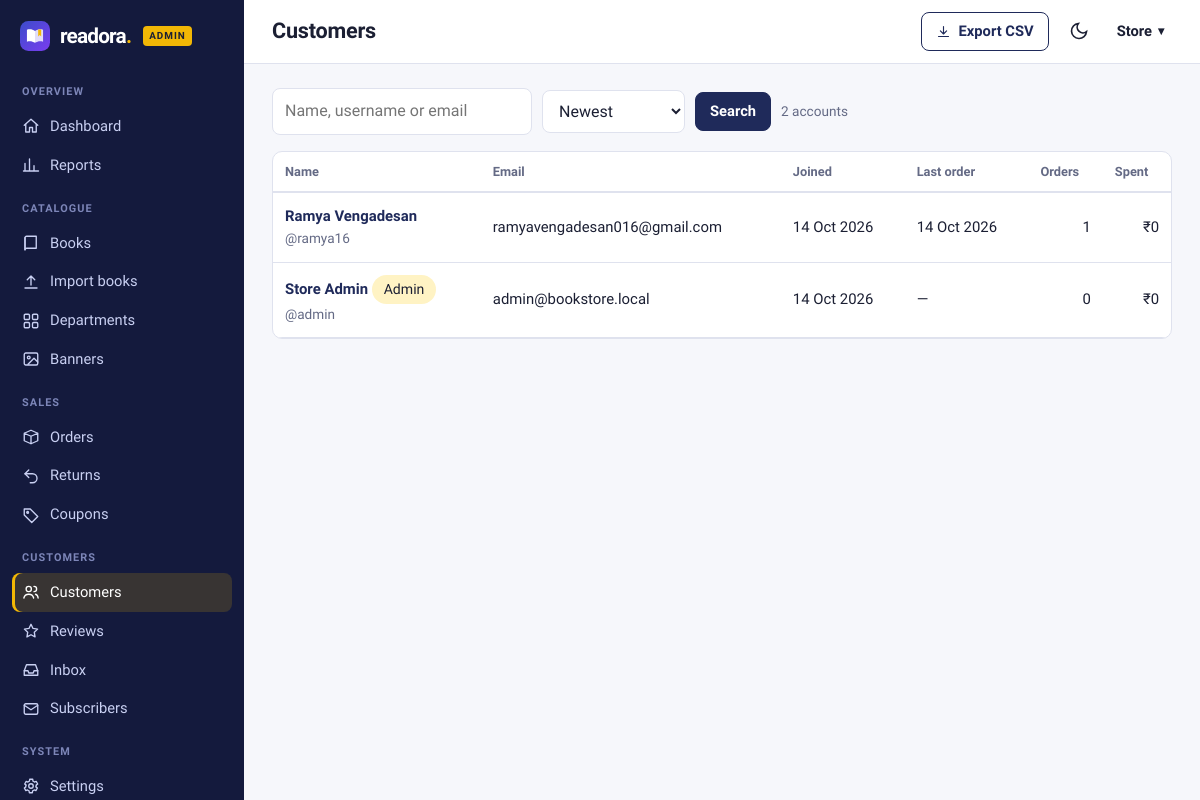
/admin/users (signed in), run on an earlier commit of the app's database.
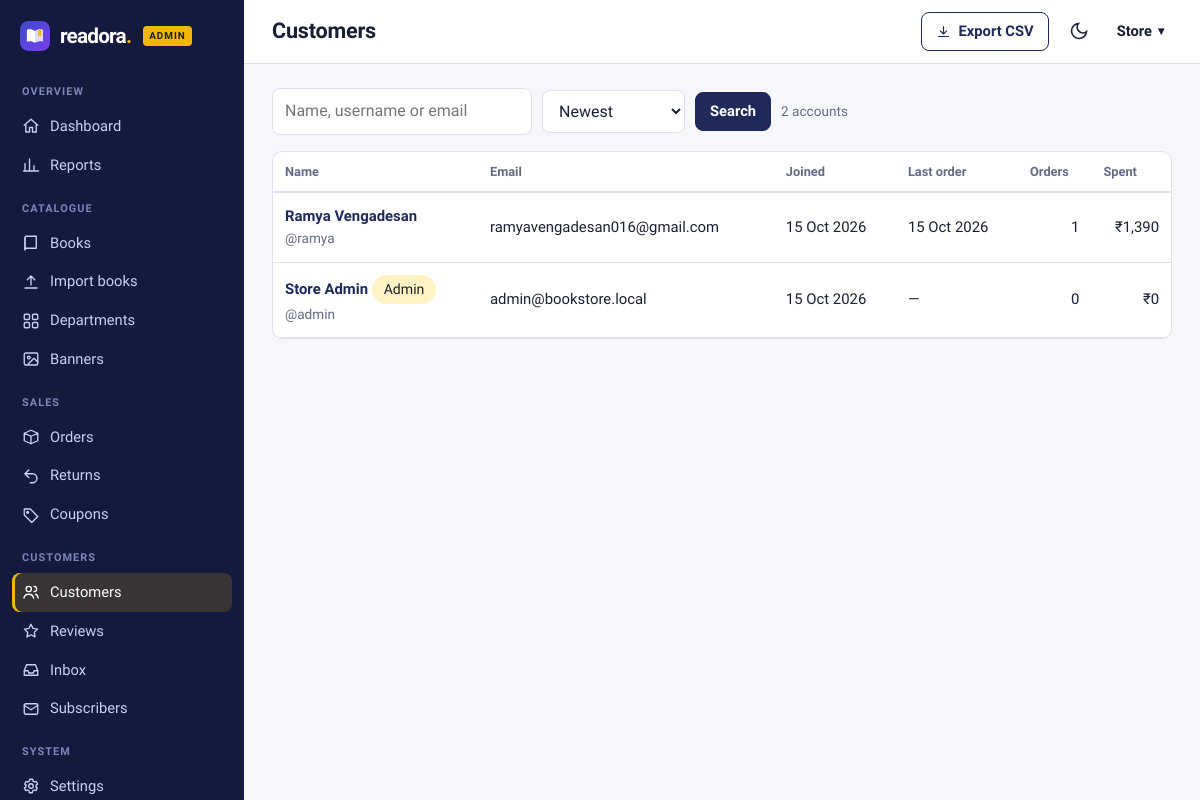
And on a later commit of the database.
### tables this page shows
CREATE TABLE users (
    id            INTEGER PRIMARY KEY AUTOINCREMENT,
    fullname      TEXT NOT NULL,
    username      TEXT NOT NULL UNIQUE COLLATE NOCASE,
    email         TEXT NOT NULL UNIQUE COLLATE NOCASE,
    password      TEXT NOT NULL,
    phone         TEXT,
    is_admin      INTEGER NOT NULL DEFAULT 0,
    created_at    TEXT NOT NULL DEFAULT CURRENT_TIMESTAMP
);

### bookstore/routes/admin.py (the view)
@bp.route("/users")
@admin_required
def users():
    q = request.args.get("q", "").strip()
    sort = request.args.get("sort", "new")
    order_by = {"new": "u.id DESC", "spent": "spent DESC", "orders": "orders DESC"}.get(sort, "u.id DESC")
    page, per, off = _page_args(40)
    rows = query(f"""SELECT u.*, COUNT(o.id) orders, COALESCE(SUM(CASE WHEN o.status!='Cancelled' THEN o.total END),0) spent,
                            MAX(o.created_at) last_order
                     FROM users u LEFT JOIN orders o ON o.user_id=u.id
                     WHERE u.fullname LIKE ? OR u.username LIKE ? OR u.email LIKE ?
                     GROUP BY u.id ORDER BY {order_by} LIMIT ? OFFSET ?""", [f"%{q}%"] * 3 + [per, off])
    total = one("SELECT COUNT(*) n FROM users WHERE fullname LIKE ? OR username LIKE ? OR email LIKE ?", [f"%{q}%"] * 3)["n"]
    return render_template("admin/users.html", users=rows, q=q, sort=sort, total=total, page=page,
                           pages=max(1, -(-total // per)), base={k: v for k, v in request.args.items() if k != "page" and v})

### bookstore/db.py (called while the page is built)
def get_db():
    if "db" not in g:
        g.db = sqlite3.connect(current_app.config["DATABASE"])
        g.db.row_factory = sqlite3.Row
        g.db.execute("PRAGMA foreign_keys = ON")
    return g.db

def query(sql, args=(), one=False):
    cur = get_db().execute(sql, args)
    rows = cur.fetchall()
    cur.close()
    return (rows[0] if rows else None) if one else rows

### bookstore/routes/admin.py (called while the page is built)
def one(sql, a=()):
    return query(sql, a, one=True)

def _page_args(default=50):
    page = max(1, request.args.get("page", 1, type=int))
    return page, default, (page - 1) * default

### bookstore/utils.py (called while the page is built)
def csrf_token():
    if "_csrf" not in session:
        session["_csrf"] = secrets.token_urlsafe(32)
    return session["_csrf"]

def check_csrf():
    if request.method in ("POST", "PUT", "PATCH", "DELETE"):
        sent = request.form.get("_csrf") or request.headers.get("X-CSRF-Token")
        if not sent or not secrets.compare_digest(sent, session.get("_csrf", "")):
            abort(400, "Invalid or missing CSRF token. Please reload the page and try again.")

def money(v):
    v = float(v or 0)
    return f"₹{v:,.0f}" if v == int(v) else f"₹{v:,.2f}"

### bookstore/templates/admin/users.html (shortened to what this page needs)
{% extends 'admin/layout.html' %}
{% from 'partials/macros.html' import pagination, icon %}
{% block title %}Customers{% endblock %}
{% block actions %}<a class="btn btn-ghost btn-sm" href="{{ url_for('admin.export', kind='customers') }}">{{ icon('download', 15) }} Export CSV</a>{% endblock %}
{% block content %}
<form method="get" class="filterbar">
  <input type="search" name="q" value="{{ q }}" placeholder="Name, username or email" aria-label="Search customers">
  <select name="sort" data-autosubmit aria-label="Sort"><option value="new" {{ 'selected' if sort == 'new' }}>Newest</option></select>
  <button class="btn btn-sm">Search</button><span class="muted small">{{ total }} account{{ 's' if total != 1 }}</span>
</form>
<div class="table-wrap"><table class="data">
  <thead><tr><th>Name</th><th>Email</th><th>Joined</th><th>Last order</th><th class="num">Orders</th><th class="num">Spent</th></tr></thead>
  <tbody>{% for u in users %}<tr><td><a href="{{ url_for('admin.user_detail', uid=u.id) }}"><b>{{ u.fullname }}</b></a> {% if u.is_admin %}<span class="chip">Admin</span>{% endif %}<div class="small muted">@{{ u.username }}</div></td>
    <td>{{ u.email }}</td><td>{{ u.created_at|dt('%d %b %Y') }}</td><td>{{ u.last_order|dt('%d %b %Y') if u.last_order else '—' }}</td><td class="num">{{ u.orders }}</td><td class="num">{{ u.spent|money }}</td></tr>
  {% else %}<tr><td colspan="6" class="muted">No customers match.</td></tr>{% endfor %}</tbody></table></div>
{% endblock %}

### bookstore/templates/admin/layout.html (shortened to what this page needs)
{% from 'partials/macros.html' import icon %}
{% set ac = admin_counts() %}
{% set ep = current_endpoint or '' %}
{% macro nav(endpoint, label, ico, count=0, match=[]) %}<a href="{{ url_for(endpoint) }}" class="{{ 'on' if ep == endpoint or ep in match }}">{{ icon(ico, 18) }}<span>{{ label }}</span>{% if count %}<em>{{ count }}</em>{% endif %}</a>{% endmacro %}
<!doctype html>
<html lang="en">
<head>
  <link rel="stylesheet" href="{{ url_for('static', filename='css/style.css') }}">
  <link rel="stylesheet" href="{{ url_for('static', filename='css/admin.css') }}">
</head>
<body class="adm">
<div class="adm-shell">
  <aside class="adm-side" id="adm-side" aria-label="Admin navigation">
    <a class="adm-brand" href="{{ url_for('admin.dashboard') }}"><img src="{{ url_for('static', filename='img/mark.svg') }}" width="30" height="30" alt=""><span>{{ brand.name|lower }}<b>.</b></span><small>admin</small></a>
    <nav>
      <h6>Overview</h6>
      {{ nav('admin.dashboard', 'Dashboard', 'home') }}
      {{ nav('admin.reports', 'Reports', 'chart') }}
      <h6>Catalogue</h6>
      {{ nav('admin.books', 'Books', 'book', match=['admin.book_new','admin.book_edit']) }}
      {{ nav('admin.books_import', 'Import books', 'upload') }}
      {{ nav('admin.categories', 'Departments', 'grid') }}
      {{ nav('admin.banners', 'Banners', 'image', match=['admin.banner_form']) }}
      <h6>Sales</h6>
      {{ nav('admin.orders', 'Orders', 'box', ac.orders, match=['admin.order']) }}
      {{ nav('admin.returns', 'Returns', 'return', ac.returns) }}
      {{ nav('admin.coupons', 'Coupons', 'tag') }}
      <h6>Customers</h6>
      {{ nav('admin.users', 'Customers', 'users', match=['admin.user_detail']) }}
      {{ nav('admin.reviews', 'Reviews', 'star') }}
      {{ nav('admin.messages', 'Inbox', 'inbox', ac.messages) }}
      {{ nav('admin.subscribers', 'Subscribers', 'mail') }}
      <h6>System</h6>
      {{ nav('admin.settings', 'Settings', 'gear') }}
    </nav>
  </aside>
  <div class="adm-main">
    <header class="adm-top">
      <div class="adm-title"><h1>{% block page_title %}{{ self.title() }}{% endblock %}</h1></div>
      <div class="adm-top-actions">{% block actions %}{% endblock %}</div>
      <button class="icon-btn" id="theme-toggle" type="button" aria-label="Switch light or dark theme"><svg viewBox="0 0 24 24" width="20" height="20" fill="none" stroke="currentColor" stroke-width="2"><path d="M21 12.8A9 9 0 1 1 11.2 3a7 7 0 0 0 9.8 9.8z"/></svg></button>
      <div class="menu"><button class="menu-btn adm-user" type="button" aria-haspopup="true" aria-expanded="false">{{ g.user.fullname.split()[0] }}</button>
          </div>
    </header>
    <main id="main" class="adm-content">{% block content %}{% endblock %}</main>
  </div>
</div>
</body>
</html>

What changed in the data, as far as the page shows it:
changed users "Store Admin": created_at|dt "14 Oct 2026" → "15 Oct 2026"
changed users "Ramya Vengadesan": username "ramya16" → "ramya"; created_at|dt "14 Oct 2026" → "15 Oct 2026"; last_order|dt "14 Oct 2026" → "15 Oct 2026"; spent "₹0" → "₹1,390"
